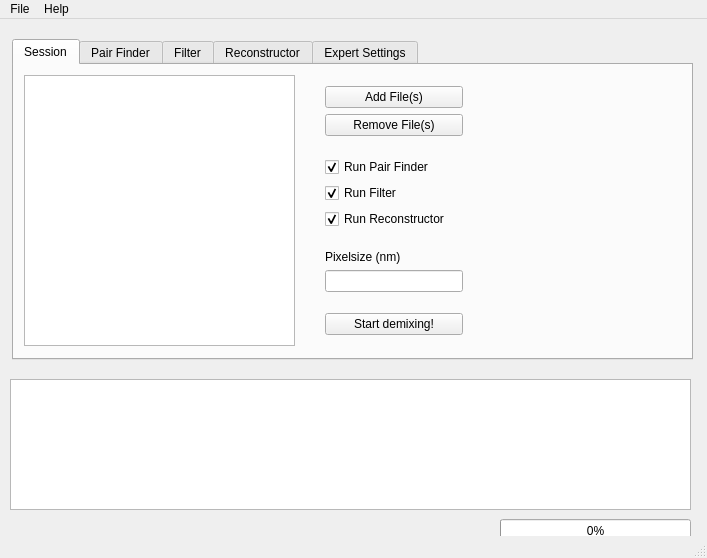
<?xml version="1.0" encoding="UTF-8"?>
<ui version="4.0">
 <class>sdmixer</class>
 <widget class="QMainWindow" name="sdmixer">
  <property name="geometry">
   <rect>
    <x>0</x>
    <y>0</y>
    <width>707</width>
    <height>558</height>
   </rect>
  </property>
  <property name="windowTitle">
   <string>sdmixer</string>
  </property>
  <widget class="QWidget" name="centralWidget">
   <widget class="QTextEdit" name="textConsole">
    <property name="geometry">
     <rect>
      <x>10</x>
      <y>360</y>
      <width>681</width>
      <height>131</height>
     </rect>
    </property>
   </widget>
   <widget class="QTabWidget" name="tabWidget">
    <property name="geometry">
     <rect>
      <x>12</x>
      <y>20</y>
      <width>681</width>
      <height>321</height>
     </rect>
    </property>
    <property name="currentIndex">
     <number>0</number>
    </property>
    <widget class="QWidget" name="tab">
     <attribute name="title">
      <string>Session</string>
     </attribute>
     <widget class="QListWidget" name="listInputFiles">
      <property name="geometry">
       <rect>
        <x>10</x>
        <y>10</y>
        <width>271</width>
        <height>271</height>
       </rect>
      </property>
     </widget>
     <widget class="QWidget" name="layoutWidget">
      <property name="geometry">
       <rect>
        <x>300</x>
        <y>10</y>
        <width>160</width>
        <height>271</height>
       </rect>
      </property>
      <layout class="QVBoxLayout" name="verticalLayout">
       <item>
        <widget class="QPushButton" name="addFileButton">
         <property name="text">
          <string>Add File(s)</string>
         </property>
        </widget>
       </item>
       <item>
        <widget class="QPushButton" name="removeFiles">
         <property name="text">
          <string>Remove File(s)</string>
         </property>
        </widget>
       </item>
       <item>
        <spacer name="verticalSpacer_3">
         <property name="orientation">
          <enum>Qt::Vertical</enum>
         </property>
         <property name="sizeHint" stdset="0">
          <size>
           <width>20</width>
           <height>40</height>
          </size>
         </property>
        </spacer>
       </item>
       <item>
        <widget class="QCheckBox" name="runPairFinder_CheckBox">
         <property name="text">
          <string>Run Pair Finder</string>
         </property>
         <property name="checked">
          <bool>true</bool>
         </property>
        </widget>
       </item>
       <item>
        <widget class="QCheckBox" name="runFilter_CheckBox">
         <property name="text">
          <string>Run Filter</string>
         </property>
         <property name="checked">
          <bool>true</bool>
         </property>
        </widget>
       </item>
       <item>
        <widget class="QCheckBox" name="runReconstructor_CheckBox">
         <property name="text">
          <string>Run Reconstructor</string>
         </property>
         <property name="checked">
          <bool>true</bool>
         </property>
        </widget>
       </item>
       <item>
        <spacer name="verticalSpacer">
         <property name="orientation">
          <enum>Qt::Vertical</enum>
         </property>
         <property name="sizeHint" stdset="0">
          <size>
           <width>20</width>
           <height>40</height>
          </size>
         </property>
        </spacer>
       </item>
       <item>
        <widget class="QLabel" name="TextPixelSize">
         <property name="text">
          <string>Pixelsize (nm)</string>
         </property>
        </widget>
       </item>
       <item>
        <widget class="QLineEdit" name="pixelSizeNM"/>
       </item>
       <item>
        <spacer name="verticalSpacer_2">
         <property name="orientation">
          <enum>Qt::Vertical</enum>
         </property>
         <property name="sizeHint" stdset="0">
          <size>
           <width>20</width>
           <height>40</height>
          </size>
         </property>
        </spacer>
       </item>
       <item>
        <widget class="QPushButton" name="startDemixing">
         <property name="text">
          <string>Start demixing!</string>
         </property>
        </widget>
       </item>
      </layout>
     </widget>
     <zorder>layoutWidget</zorder>
     <zorder>listInputFiles</zorder>
    </widget>
    <widget class="QWidget" name="tab_2">
     <attribute name="title">
      <string>Pair Finder</string>
     </attribute>
     <widget class="QGroupBox" name="groupBox">
      <property name="geometry">
       <rect>
        <x>10</x>
        <y>10</y>
        <width>181</width>
        <height>271</height>
       </rect>
      </property>
      <property name="title">
       <string>Offset</string>
      </property>
      <widget class="QWidget" name="verticalLayoutWidget">
       <property name="geometry">
        <rect>
         <x>10</x>
         <y>30</y>
         <width>161</width>
         <height>231</height>
        </rect>
       </property>
       <layout class="QVBoxLayout" name="verticalLayout_2">
        <item>
         <layout class="QHBoxLayout" name="horizontalLayout_6">
          <item>
           <widget class="QLabel" name="label_6">
            <property name="text">
             <string>x</string>
            </property>
           </widget>
          </item>
          <item>
           <widget class="QLineEdit" name="lineEdit_7"/>
          </item>
          <item>
           <widget class="QComboBox" name="comboBox_6">
            <item>
             <property name="text">
              <string>px</string>
             </property>
            </item>
            <item>
             <property name="text">
              <string>nm</string>
             </property>
            </item>
           </widget>
          </item>
         </layout>
        </item>
        <item>
         <layout class="QHBoxLayout" name="horizontalLayout_4">
          <item>
           <widget class="QLabel" name="label_4">
            <property name="text">
             <string>y</string>
            </property>
           </widget>
          </item>
          <item>
           <widget class="QLineEdit" name="lineEdit_5"/>
          </item>
          <item>
           <widget class="QComboBox" name="comboBox_4">
            <item>
             <property name="text">
              <string>px</string>
             </property>
            </item>
            <item>
             <property name="text">
              <string>nm</string>
             </property>
            </item>
           </widget>
          </item>
         </layout>
        </item>
        <item>
         <layout class="QHBoxLayout" name="horizontalLayout_5">
          <item>
           <widget class="QLabel" name="label_5">
            <property name="text">
             <string>z</string>
            </property>
           </widget>
          </item>
          <item>
           <widget class="QLineEdit" name="lineEdit_6"/>
          </item>
          <item>
           <widget class="QComboBox" name="comboBox_5">
            <item>
             <property name="text">
              <string>px</string>
             </property>
            </item>
            <item>
             <property name="text">
              <string>nm</string>
             </property>
            </item>
           </widget>
          </item>
         </layout>
        </item>
        <item>
         <spacer name="verticalSpacer_9">
          <property name="orientation">
           <enum>Qt::Vertical</enum>
          </property>
          <property name="sizeHint" stdset="0">
           <size>
            <width>20</width>
            <height>40</height>
           </size>
          </property>
         </spacer>
        </item>
        <item>
         <widget class="QLabel" name="label_14">
          <property name="text">
           <string>Camera Orientation:</string>
          </property>
         </widget>
        </item>
        <item>
         <widget class="QComboBox" name="comboBox_12">
          <item>
           <property name="text">
            <string>Left-Right</string>
           </property>
          </item>
          <item>
           <property name="text">
            <string>Top-Bottom</string>
           </property>
          </item>
         </widget>
        </item>
       </layout>
      </widget>
     </widget>
     <widget class="QGroupBox" name="groupBox_2">
      <property name="geometry">
       <rect>
        <x>200</x>
        <y>10</y>
        <width>181</width>
        <height>271</height>
       </rect>
      </property>
      <property name="title">
       <string>Search Range (&quot;epsilon&quot;)</string>
      </property>
      <widget class="QWidget" name="verticalLayoutWidget_2">
       <property name="geometry">
        <rect>
         <x>10</x>
         <y>30</y>
         <width>151</width>
         <height>101</height>
        </rect>
       </property>
       <layout class="QVBoxLayout" name="verticalLayout_3">
        <item>
         <layout class="QHBoxLayout" name="horizontalLayout">
          <item>
           <widget class="QLabel" name="label">
            <property name="text">
             <string>x</string>
            </property>
           </widget>
          </item>
          <item>
           <widget class="QLineEdit" name="lineEdit"/>
          </item>
          <item>
           <widget class="QComboBox" name="comboBox">
            <item>
             <property name="text">
              <string>px</string>
             </property>
            </item>
            <item>
             <property name="text">
              <string>nm</string>
             </property>
            </item>
           </widget>
          </item>
         </layout>
        </item>
        <item>
         <layout class="QHBoxLayout" name="horizontalLayout_2">
          <item>
           <widget class="QLabel" name="label_2">
            <property name="text">
             <string>y</string>
            </property>
           </widget>
          </item>
          <item>
           <widget class="QLineEdit" name="lineEdit_2"/>
          </item>
          <item>
           <widget class="QComboBox" name="comboBox_2">
            <item>
             <property name="text">
              <string>px</string>
             </property>
            </item>
            <item>
             <property name="text">
              <string>nm</string>
             </property>
            </item>
           </widget>
          </item>
         </layout>
        </item>
        <item>
         <layout class="QHBoxLayout" name="horizontalLayout_3">
          <item>
           <widget class="QLabel" name="label_3">
            <property name="text">
             <string>z</string>
            </property>
           </widget>
          </item>
          <item>
           <widget class="QLineEdit" name="lineEdit_3"/>
          </item>
          <item>
           <widget class="QComboBox" name="comboBox_3">
            <item>
             <property name="text">
              <string>px</string>
             </property>
            </item>
            <item>
             <property name="text">
              <string>nm</string>
             </property>
            </item>
           </widget>
          </item>
         </layout>
        </item>
       </layout>
      </widget>
     </widget>
     <widget class="QGroupBox" name="groupBox_3">
      <property name="geometry">
       <rect>
        <x>400</x>
        <y>10</y>
        <width>221</width>
        <height>271</height>
       </rect>
      </property>
      <property name="title">
       <string>Auto Offset (&quot;fishing&quot;)</string>
      </property>
      <widget class="QWidget" name="verticalLayoutWidget_3">
       <property name="geometry">
        <rect>
         <x>10</x>
         <y>30</y>
         <width>201</width>
         <height>121</height>
        </rect>
       </property>
       <layout class="QVBoxLayout" name="verticalLayout_4">
        <item>
         <widget class="QCheckBox" name="checkBox_4">
          <property name="text">
           <string>Enable Auto Offset</string>
          </property>
         </widget>
        </item>
        <item>
         <layout class="QHBoxLayout" name="horizontalLayout_9">
          <item>
           <widget class="QLabel" name="label_9">
            <property name="text">
             <string>Increment</string>
            </property>
           </widget>
          </item>
          <item>
           <widget class="QLineEdit" name="lineEdit_10"/>
          </item>
          <item>
           <widget class="QComboBox" name="comboBox_9">
            <item>
             <property name="text">
              <string>px</string>
             </property>
            </item>
            <item>
             <property name="text">
              <string>nm</string>
             </property>
            </item>
           </widget>
          </item>
         </layout>
        </item>
        <item>
         <layout class="QHBoxLayout" name="horizontalLayout_7">
          <item>
           <widget class="QLabel" name="label_7">
            <property name="text">
             <string>Range</string>
            </property>
           </widget>
          </item>
          <item>
           <widget class="QLineEdit" name="lineEdit_8"/>
          </item>
         </layout>
        </item>
        <item>
         <layout class="QHBoxLayout" name="horizontalLayout_8">
          <item>
           <widget class="QLabel" name="label_8">
            <property name="text">
             <string>Subset</string>
            </property>
           </widget>
          </item>
          <item>
           <widget class="QLineEdit" name="lineEdit_9"/>
          </item>
         </layout>
        </item>
       </layout>
      </widget>
     </widget>
    </widget>
    <widget class="QWidget" name="tab_3">
     <attribute name="title">
      <string>Filter</string>
     </attribute>
     <widget class="QListWidget" name="listFilters">
      <property name="geometry">
       <rect>
        <x>10</x>
        <y>20</y>
        <width>256</width>
        <height>192</height>
       </rect>
      </property>
      <property name="acceptDrops">
       <bool>true</bool>
      </property>
     </widget>
     <widget class="QWidget" name="verticalLayoutWidget_4">
      <property name="geometry">
       <rect>
        <x>290</x>
        <y>20</y>
        <width>160</width>
        <height>261</height>
       </rect>
      </property>
      <layout class="QVBoxLayout" name="verticalLayout_5">
       <item>
        <widget class="QPushButton" name="addFilterButton">
         <property name="text">
          <string>Add Filter(s)</string>
         </property>
        </widget>
       </item>
       <item>
        <widget class="QPushButton" name="removeFilterButton">
         <property name="text">
          <string>Remove Filter(s)</string>
         </property>
        </widget>
       </item>
       <item>
        <spacer name="verticalSpacer_4">
         <property name="orientation">
          <enum>Qt::Vertical</enum>
         </property>
         <property name="sizeHint" stdset="0">
          <size>
           <width>20</width>
           <height>40</height>
          </size>
         </property>
        </spacer>
       </item>
       <item>
        <widget class="QLabel" name="label_15">
         <property name="text">
          <string>max. Intensity (Long)</string>
         </property>
        </widget>
       </item>
       <item>
        <widget class="QLineEdit" name="maxIntLong_LineEdit"/>
       </item>
       <item>
        <widget class="QLabel" name="label_16">
         <property name="text">
          <string>max. Intensity (Short)</string>
         </property>
        </widget>
       </item>
       <item>
        <widget class="QLineEdit" name="maxIntShort_LineEdit"/>
       </item>
       <item>
        <spacer name="verticalSpacer_5">
         <property name="orientation">
          <enum>Qt::Vertical</enum>
         </property>
         <property name="sizeHint" stdset="0">
          <size>
           <width>20</width>
           <height>40</height>
          </size>
         </property>
        </spacer>
       </item>
       <item>
        <widget class="QLabel" name="label_17">
         <property name="text">
          <string>Precision</string>
         </property>
        </widget>
       </item>
       <item>
        <widget class="QLineEdit" name="precision_LineEdit"/>
       </item>
      </layout>
     </widget>
    </widget>
    <widget class="QWidget" name="tab_4">
     <attribute name="title">
      <string>Reconstructor</string>
     </attribute>
     <widget class="QWidget" name="verticalLayoutWidget_6">
      <property name="geometry">
       <rect>
        <x>20</x>
        <y>20</y>
        <width>281</width>
        <height>221</height>
       </rect>
      </property>
      <layout class="QVBoxLayout" name="verticalLayout_7">
       <item>
        <layout class="QHBoxLayout" name="horizontalLayout_12">
         <item>
          <widget class="QLabel" name="label_12">
           <property name="text">
            <string>x/y Binning</string>
           </property>
          </widget>
         </item>
         <item>
          <widget class="QLineEdit" name="xyBinning_LineEdit"/>
         </item>
         <item>
          <widget class="QComboBox" name="comboBox_10">
           <item>
            <property name="text">
             <string>px</string>
            </property>
           </item>
           <item>
            <property name="text">
             <string>nm</string>
            </property>
           </item>
          </widget>
         </item>
        </layout>
       </item>
       <item>
        <layout class="QHBoxLayout" name="horizontalLayout_10">
         <item>
          <widget class="QLabel" name="label_10">
           <property name="layoutDirection">
            <enum>Qt::LeftToRight</enum>
           </property>
           <property name="text">
            <string> z Binning </string>
           </property>
          </widget>
         </item>
         <item>
          <widget class="QLineEdit" name="zBinning_LineEdit"/>
         </item>
         <item>
          <widget class="QComboBox" name="comboBox_7">
           <item>
            <property name="text">
             <string>px</string>
            </property>
           </item>
           <item>
            <property name="text">
             <string>nm</string>
            </property>
           </item>
          </widget>
         </item>
        </layout>
       </item>
       <item>
        <spacer name="verticalSpacer_10">
         <property name="orientation">
          <enum>Qt::Vertical</enum>
         </property>
         <property name="sizeHint" stdset="0">
          <size>
           <width>20</width>
           <height>40</height>
          </size>
         </property>
        </spacer>
       </item>
       <item>
        <widget class="QCheckBox" name="checkBox_7">
         <property name="text">
          <string>enable Convolution</string>
         </property>
        </widget>
       </item>
       <item>
        <layout class="QHBoxLayout" name="horizontalLayout_11">
         <item>
          <widget class="QLabel" name="label_11">
           <property name="text">
            <string>FWHM_xy</string>
           </property>
          </widget>
         </item>
         <item>
          <widget class="QLineEdit" name="lineEdit_12"/>
         </item>
         <item>
          <widget class="QComboBox" name="comboBox_8">
           <item>
            <property name="text">
             <string>px</string>
            </property>
           </item>
           <item>
            <property name="text">
             <string>nm</string>
            </property>
           </item>
          </widget>
         </item>
        </layout>
       </item>
       <item>
        <layout class="QHBoxLayout" name="horizontalLayout_13">
         <item>
          <widget class="QLabel" name="label_13">
           <property name="text">
            <string>FWHM_z</string>
           </property>
          </widget>
         </item>
         <item>
          <widget class="QLineEdit" name="lineEdit_14"/>
         </item>
         <item>
          <widget class="QComboBox" name="comboBox_11">
           <item>
            <property name="text">
             <string>px</string>
            </property>
           </item>
           <item>
            <property name="text">
             <string>nm</string>
            </property>
           </item>
          </widget>
         </item>
        </layout>
       </item>
      </layout>
     </widget>
    </widget>
    <widget class="QWidget" name="tab_5">
     <attribute name="title">
      <string>Expert Settings</string>
     </attribute>
     <widget class="QWidget" name="horizontalLayoutWidget">
      <property name="geometry">
       <rect>
        <x>20</x>
        <y>20</y>
        <width>419</width>
        <height>178</height>
       </rect>
      </property>
      <layout class="QHBoxLayout" name="horizontalLayout_14">
       <item>
        <layout class="QVBoxLayout" name="verticalLayout_8">
         <item>
          <widget class="QLabel" name="label_20">
           <property name="text">
            <string>Filter Orientation</string>
           </property>
          </widget>
         </item>
         <item>
          <widget class="QComboBox" name="comboBox_13">
           <item>
            <property name="text">
             <string>x=Short, y=Long</string>
            </property>
           </item>
           <item>
            <property name="text">
             <string>x=Long, y=Short</string>
            </property>
           </item>
          </widget>
         </item>
         <item>
          <spacer name="verticalSpacer_8">
           <property name="orientation">
            <enum>Qt::Vertical</enum>
           </property>
           <property name="sizeHint" stdset="0">
            <size>
             <width>20</width>
             <height>40</height>
            </size>
           </property>
          </spacer>
         </item>
        </layout>
       </item>
       <item>
        <layout class="QVBoxLayout" name="verticalLayout_6">
         <item>
          <widget class="QCheckBox" name="checkBox_5">
           <property name="text">
            <string>Non-Linear Histogram Equalization</string>
           </property>
          </widget>
         </item>
         <item>
          <widget class="QLabel" name="label_18">
           <property name="text">
            <string>Correction Coefficient</string>
           </property>
          </widget>
         </item>
         <item>
          <widget class="QLineEdit" name="lineEdit_4"/>
         </item>
         <item>
          <spacer name="verticalSpacer_6">
           <property name="orientation">
            <enum>Qt::Vertical</enum>
           </property>
           <property name="sizeHint" stdset="0">
            <size>
             <width>20</width>
             <height>40</height>
            </size>
           </property>
          </spacer>
         </item>
         <item>
          <widget class="QLabel" name="label_19">
           <property name="text">
            <string>Threshold</string>
           </property>
          </widget>
         </item>
         <item>
          <widget class="QLineEdit" name="lineEdit_18"/>
         </item>
         <item>
          <spacer name="verticalSpacer_7">
           <property name="orientation">
            <enum>Qt::Vertical</enum>
           </property>
           <property name="sizeHint" stdset="0">
            <size>
             <width>20</width>
             <height>40</height>
            </size>
           </property>
          </spacer>
         </item>
         <item>
          <widget class="QCheckBox" name="checkBox_6">
           <property name="text">
            <string>Sqrt Cummulation</string>
           </property>
          </widget>
         </item>
        </layout>
       </item>
      </layout>
     </widget>
    </widget>
   </widget>
   <widget class="QProgressBar" name="progressBar">
    <property name="geometry">
     <rect>
      <x>500</x>
      <y>500</y>
      <width>191</width>
      <height>23</height>
     </rect>
    </property>
    <property name="value">
     <number>0</number>
    </property>
   </widget>
  </widget>
  <widget class="QMenuBar" name="menuBar">
   <property name="geometry">
    <rect>
     <x>0</x>
     <y>0</y>
     <width>707</width>
     <height>18</height>
    </rect>
   </property>
   <widget class="QMenu" name="menuFile">
    <property name="title">
     <string>File</string>
    </property>
    <addaction name="actionSave_Preferences"/>
    <addaction name="actionLoad_Settings"/>
    <addaction name="actionOpen"/>
    <addaction name="separator"/>
    <addaction name="actionQuit"/>
   </widget>
   <widget class="QMenu" name="menuHelp">
    <property name="title">
     <string>Help</string>
    </property>
    <addaction name="actionAbout_sdmixer"/>
   </widget>
   <addaction name="menuFile"/>
   <addaction name="menuHelp"/>
  </widget>
  <widget class="QStatusBar" name="statusBar"/>
  <action name="actionOpen">
   <property name="text">
    <string>Open</string>
   </property>
  </action>
  <action name="actionQuit">
   <property name="text">
    <string>Quit</string>
   </property>
  </action>
  <action name="actionLoad_Settings">
   <property name="text">
    <string>Load Settings</string>
   </property>
  </action>
  <action name="actionAbout_sdmixer">
   <property name="text">
    <string>About sdmixer</string>
   </property>
  </action>
  <action name="actionSave_Preferences">
   <property name="text">
    <string>Save Preferences</string>
   </property>
  </action>
 </widget>
 <layoutdefault spacing="6" margin="11"/>
 <resources/>
 <connections/>
</ui>
